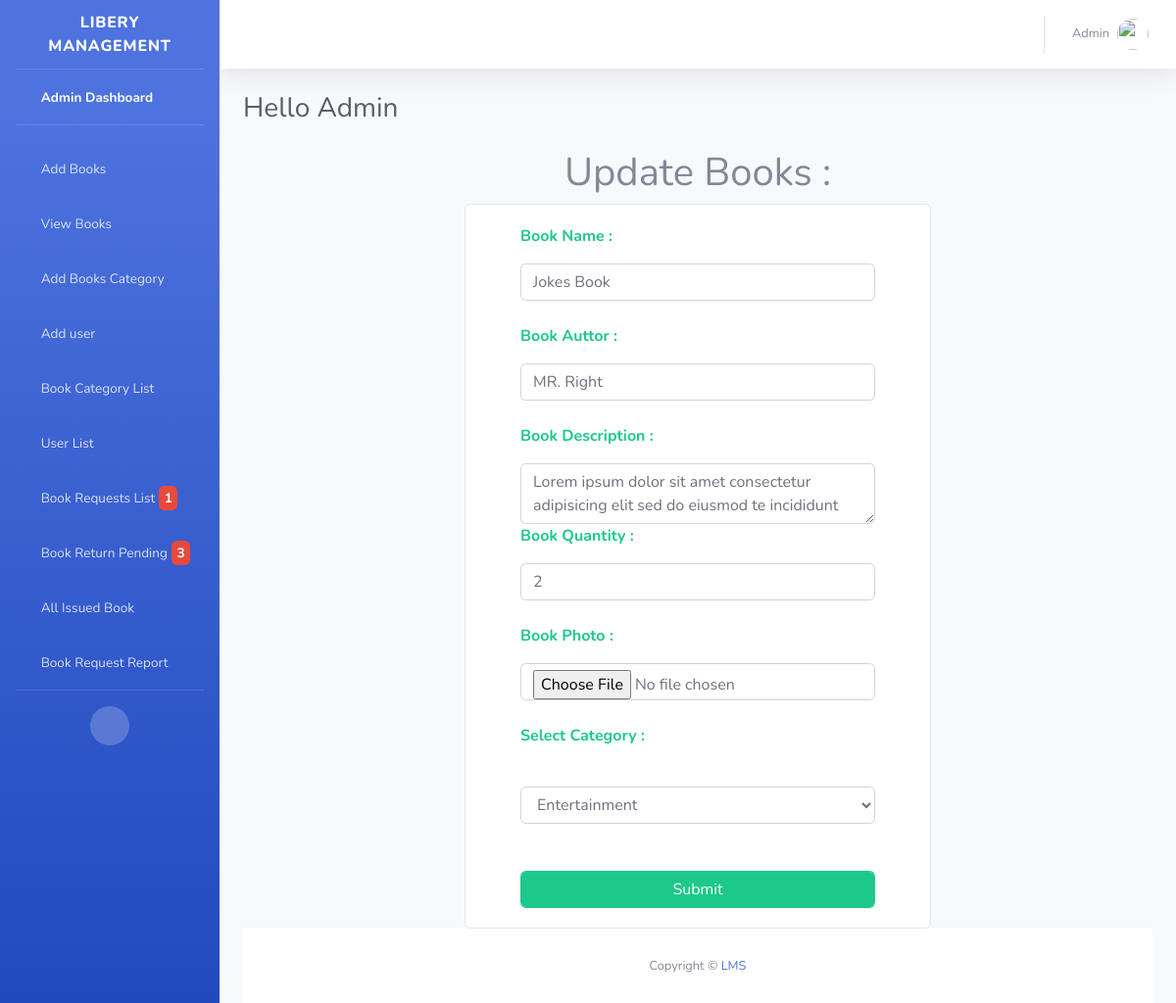
/admin/update_book.php?id=8 (signed in), run on the app's committed database.
### tables this page shows
CREATE TABLE `book` (
  `book_id` int(11) NOT NULL,
  `book_name` varchar(255) DEFAULT NULL,
  `author` varchar(255) DEFAULT NULL,
  `description` varchar(255) NOT NULL,
  `cat_id` int(11) DEFAULT NULL,
  `qty` int(11) DEFAULT NULL,
  `photo` varchar(255) DEFAULT NULL
);

CREATE TABLE `category` (
  `cat_id` int(11) NOT NULL,
  `cat_name` varchar(255) NOT NULL
);

### admin/update_book.php (the view, shortened to what this page needs)
<?php
$id = $_GET['id'];
include('ini/header.php');
include('dbcon.php');
$sql = "SELECT * FROM book LEFT JOIN category ON book.cat_id = category.cat_id WHERE book.book_id=$id";
$run = mysqli_query($con, $sql);
$data = mysqli_fetch_assoc($run);
?>
<h1 class="text-center">Update Books :</h1>
        <div class="row">
            <div class="col-md-6 offset-3 card text-success" style="background: white; font-weight: bold;">
                <div class="card-body">
                    	<form method="post" action="" enctype="multipart/form-data" class="container">
                                <label class="form-group">Book Name :</label>
       							<input type="text" name="book_name" required="" value="<?php echo $data['book_name'] ?>" class="form-control"><br>
                                <label class="form-group">Book Auttor :</label>
       							<input type="text" name="author" required="" value="<?php echo $data['author'] ?>" class="form-control"><br>
                                <label class="form-group">Book Description :</label>
                                <textarea class="form-control" name="description" value="<?php echo $data['description'] ?>"><?php echo $data['description'] ?></textarea>
                                <label class="form-group">Book Quantity :</label>
                                <input type="number" name="qty" value="<?php echo $data['qty'] ?>" class="form-control"><br>
                                <label class="form-group">Book Photo :</label>
                                <input type="file" name="photo" class="form-control" required="">
                                <br>
                                <label class="form-group">Select Category : </label>
                                <br>
                                <br>
                                <?php
                                 	$d = "SELECT * FROM category";
                                 	$r = mysqli_query($con,$d);
                                 ?>
                                <select name="cat_id" class="form-control">
                                	<?php if(is_null($data['cat_id'])) { ?>
                                		<option>Category Deleted</option>
                                		<?php while( $ta = mysqli_fetch_assoc($r)){ ?>
                                    	<option value="<?php echo $ta['cat_id'] ?>"><?php echo $ta['cat_name'] ?></option>
                                		<?php } ?>
                                	<?php }else{ ?>
                                		<option value="<?php echo $data['cat_id'] ?>"><?php echo $data['cat_name'] ?></option>
                                	<?php } ?>
                                </select>
                                <br>
                                <br>
                                <input type="submit" name="submit" class="btn btn-success form-control">
                            </form>
                    </div>
                </div>
            </div>
<?php
include('ini/footer.php');
            ?>

### admin/ini/header.php (shortened to what this page needs)
<?php session_start();
if(isset($_SESSION['admin_email'])){
    $idd = $_SESSION['id'];
    include('dbcon.php');
    $sql = "SELECT * FROM admin WHERE id = $idd";
    $exe = mysqli_query($con,$sql);
    $data = mysqli_fetch_assoc($exe);
    $sql3 = "SELECT * FROM issued_book WHERE DATE_ADD(issued_book.datee, INTERVAL issued_book.days DAY) < CURDATE() AND return_status = 0";
    $exe3 = mysqli_query($con,$sql3);
    $retbokqty = mysqli_num_rows($exe3);
    $sql1 = "SELECT * FROM book_request WHERE req_status = 0";
    $exe1 = mysqli_query($con,$sql1);
    $reqbokqty = mysqli_num_rows($exe1);
}
else{
    header('location: ../login.php');
}
?>
<!DOCTYPE html>
<html lang="en">
<head>
    <link href="vendor/fontawesome-free/css/all.min.css" rel="stylesheet" type="text/css">
    <link href="css/sb-admin-2.min.css" rel="stylesheet">
    <link href="vendor/datatables/dataTables.bootstrap4.min.css" rel="stylesheet">
    <link rel="stylesheet" href="https://cdnjs.cloudflare.com/ajax/libs/font-awesome/4.7.0/css/font-awesome.min.css">
</head>
<body id="page-top">
    <div id="wrapper">
        <ul class="navbar-nav bg-gradient-primary sidebar sidebar-dark accordion" id="accordionSidebar">
            <a class="sidebar-brand d-flex align-items-center justify-content-center" href="index.php">
                <div class="sidebar-brand-text mx-3">Libery Management</div>
            </a>
            <hr class="sidebar-divider my-0">
            <li class="nav-item active">
                <a class="nav-link" href="index.php">
                    <i class="fas fa-fw fa-tachometer-alt"></i>
                    <span>Admin Dashboard</span></a>
            </li>
            <hr class="sidebar-divider">
            <li class="nav-item">
                <a class="nav-link collapsed" href="add_book.php">
                    <i class="fas fa-fw fa-cog"></i>
                    <span>Add Books</span>
                </a>
            </li>
            <li class="nav-item">
                <a class="nav-link collapsed" href="view_book.php">
                    <i class="fas fa-fw fa-cog"></i>
                    <span>View Books</span>
                </a>
            </li>
            <li class="nav-item">
                <a class="nav-link collapsed" href="add_category.php">
                    <i class="fas fa-fw fa-cog"></i>
                    <span>Add Books Category</span>
                </a>
            </li>
           <li class="nav-item">
                <a class="nav-link collapsed" href="add_user.php">
                    <i class="fas fa-fw fa-cog"></i>
                    <span>Add user</span>
                </a>
            </li>
            <li class="nav-item">
                <a class="nav-link collapsed" href="all_category.php">
                    <i class="fas fa-fw fa-cog"></i>
                    <span>Book Category List</span>
                </a>
            </li>
            <li class="nav-item">
                <a class="nav-link collapsed" href="all_user.php">
                    <i class="fas fa-fw fa-cog"></i>
                    <span>User List</span>
                </a>
            </li>
            <li class="nav-item">
                <a class="nav-link collapsed" href="bookrequestlist.php">
                    <i class="fas fa-fw fa-cog"></i>
                    <span>Book Requests List</span>
                    <span class="badge badge-danger"><?php echo $reqbokqty; ?></span>
                </a>
            </li>
            <li class="nav-item">
                <a class="nav-link collapsed" href="bookreturnpending.php">
                    <i class="fas fa-fw fa-cog"></i>
                    <span>Book Return Pending</span>
                    <span class="badge badge-danger"><?php echo $retbokqty; ?></span>
                </a>
            </li>
            <li class="nav-item">
                <a class="nav-link collapsed" href="allissuedbook.php">
                    <i class="fas fa-fw fa-cog"></i>
                    <span>All Issued Book</span>
                </a>
            </li>
            <li class="nav-item">
                <a class="nav-link collapsed" href="bookrequestreport.php">
                    <i class="fas fa-fw fa-cog"></i>
                    <span>Book Request Report</span>
                </a>
            </li>
            <hr class="sidebar-divider d-none d-md-block">
            <div class="text-center d-none d-md-inline">
                <button class="rounded-circle border-0" id="sidebarToggle"></button>
            </div>
        </ul>
        <div id="content-wrapper" class="d-flex flex-column">
            <div id="content">
                <nav class="navbar navbar-expand navbar-light bg-white topbar mb-4 static-top shadow">
                    <ul class="navbar-nav ml-auto">
                        <li class="nav-item dropdown no-arrow">
                            <a class="nav-link dropdown-toggle" href="#" id="userDropdown" role="button"
                                data-toggle="dropdown" aria-haspopup="true" aria-expanded="false">
                                <span class="mr-2 d-none d-lg-inline text-gray-600 small"><?php echo $data['name'] ?></span>
                                <img class="img-profile rounded-circle"
                                    src="img/undraw_profile.svg">
                            </a>
                        </li>
                    </ul>
                </nav>
                <div class="container-fluid">
                    <div class="d-sm-flex align-items-center justify-content-between mb-4">
                        <h1 class="h3 mb-0 text-gray-800">Hello <?php echo $data['name']; ?></h1>
                    </div>

### data on the page
book: book_name "Jokes Book", author "MR. Right", description "Lorem ipsum dolor sit amet consectetur adipisicing elit sed do eiusmod te incididunt", qty "2"
category: cat_id "Entertainment"

### other printed values
$reqbokqty "1"
$retbokqty "3"
$data['name'] "Admin"
